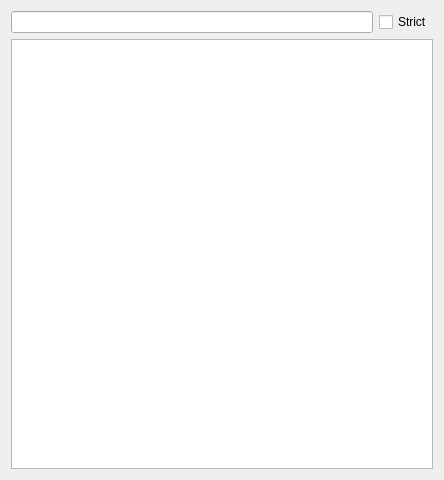
<?xml version="1.0" encoding="UTF-8"?>
<ui version="4.0">
 <class>Search</class>
 <widget class="QDialog" name="Search">
  <property name="geometry">
   <rect>
    <x>0</x>
    <y>0</y>
    <width>444</width>
    <height>480</height>
   </rect>
  </property>
  <property name="windowTitle">
   <string>Dialog</string>
  </property>
  <layout class="QGridLayout" name="gridLayout">
   <item row="0" column="0">
    <widget class="QLineEdit" name="lineEdit"/>
   </item>
   <item row="1" column="0" colspan="2">
    <widget class="QTableWidget" name="tableWidget">
     <property name="sizePolicy">
      <sizepolicy hsizetype="Minimum" vsizetype="Minimum">
       <horstretch>0</horstretch>
       <verstretch>0</verstretch>
      </sizepolicy>
     </property>
     <property name="selectionMode">
      <enum>QAbstractItemView::SelectionMode::ExtendedSelection</enum>
     </property>
     <property name="sortingEnabled">
      <bool>true</bool>
     </property>
     <attribute name="horizontalHeaderStretchLastSection">
      <bool>true</bool>
     </attribute>
     <attribute name="verticalHeaderVisible">
      <bool>false</bool>
     </attribute>
    </widget>
   </item>
   <item row="0" column="1">
    <widget class="QCheckBox" name="checkBox_strict">
     <property name="text">
      <string>Strict</string>
     </property>
    </widget>
   </item>
  </layout>
 </widget>
 <resources/>
 <connections/>
</ui>
